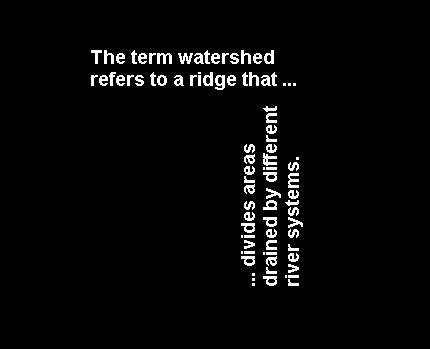
%> input picture er.png, 430 x 349 px
$ octave part1.m   (GNU Octave 9; MATLAB toolbox functions it lacks are replaced by stand-ins)
%> lines starting %> are read from the running program, lines starting %| are printed output that depends on the picture; in (x1, y1, x2, y2) boxes, pixels count from 0 and x2, y2 are one past the last pixel; in counts of white or black regions, pixels touching at a corner belong together; the program's own positions count from 1
%%%%%%%%%%%%%%%%%%%%%%%%%%%%%
%                           %
%    Erosion and Dilation   %
%                           %
%%%%%%%%%%%%%%%%%%%%%%%%%%%%%


im = imread('er.png');
%> im is the input picture: size 349x430x3 uint8; 3.2% white in thin lines or dots, all inside (x1, y1, x2, y2) = (91, 50, 303, 286)
nhood = [0 1 0; 1 1 1; 0 1 0];
% original image
subplot(1,3,1);
imshow(im);
title('Original Image')

de_im = im;
% dilate
for i=1:5
    de_im = imdilate(de_im, nhood);
end
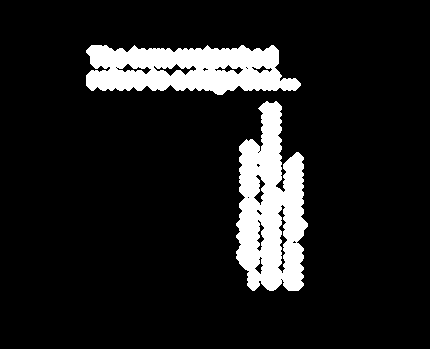
%> de_im: size 349x430x3 uint8; 11.2% white; 2 white regions, box (x1, y1, x2, y2) and area: (236, 101, 308, 291) 9078, (86, 45, 301, 95) 7760
% erode
for i=1:5
    de_im = imerode(de_im, nhood);
end
%> this loop made 5 passes
%> pass 1, `de_im = imerode(de_im, nhood);`:
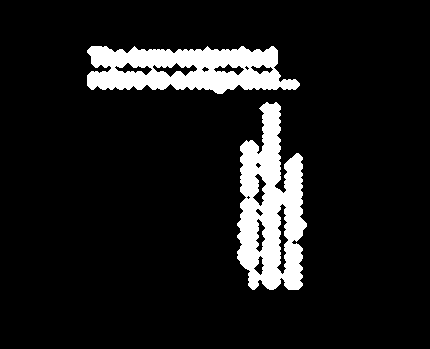
%> de_im: size 349x430x3 uint8; 10.1% white; 2 white regions, box (x1, y1, x2, y2) and area: (237, 102, 307, 290) 8170, (87, 46, 300, 94) 6955
%> pass 2, `de_im = imerode(de_im, nhood);`:
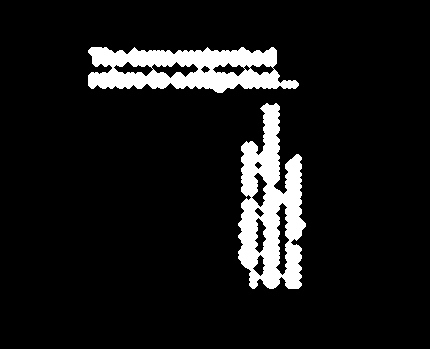
%> de_im: size 349x430x3 uint8; 8.9% white; 2 white regions, box (x1, y1, x2, y2) and area: (238, 103, 306, 289) 7238, (88, 47, 299, 93) 6130
%> pass 3, `de_im = imerode(de_im, nhood);`:
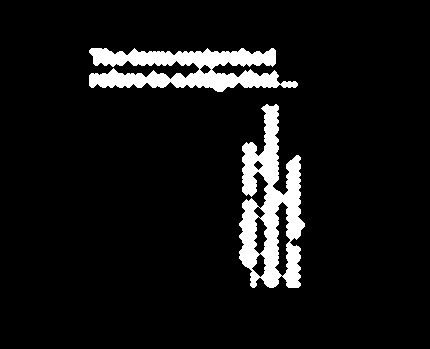
%> de_im: size 349x430x3 uint8; 7.7% white; 2 white regions, box (x1, y1, x2, y2) and area: (239, 104, 305, 288) 6286, (89, 48, 298, 92) 5296
%> after the loop:
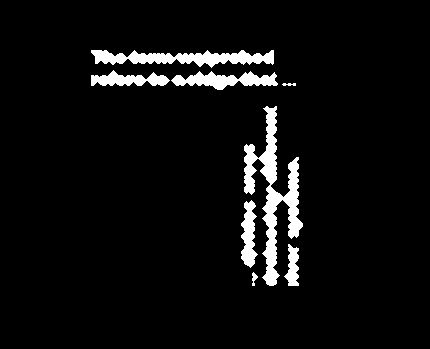
%> de_im: size 349x430x3 uint8; 5.4% white; 8 white regions, largest, box (x1, y1, x2, y2) and area: (244, 106, 303, 286) 3243, (91, 50, 274, 68) 1801, (171, 71, 278, 90) 1080
subplot(1,3,2);
imshow(de_im);
title('Dilated then Eroded')


ed_im = im;
% erode
for i=1:5
    ed_im = imerode(ed_im, nhood);
end% dilate
%> this loop made 5 passes
%> pass 1, `ed_im = imerode(ed_im, nhood);`:
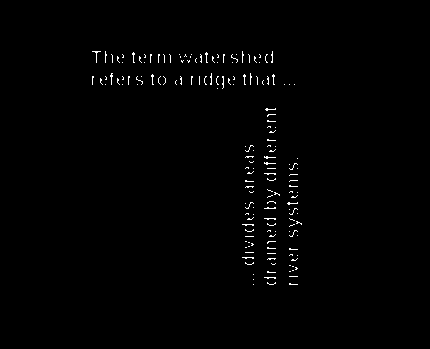
%> ed_im: size 349x430x3 uint8; 0.87% white in thin lines or dots, all inside (x1, y1, x2, y2) = (92, 51, 302, 285)
%> pass 2, `ed_im = imerode(ed_im, nhood);`:
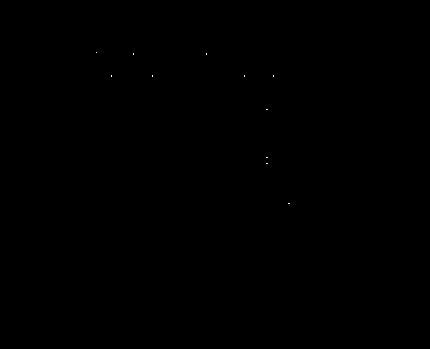
%> ed_im: size 349x430x3 uint8; 0.01% white in thin lines or dots, all inside (x1, y1, x2, y2) = (96, 52, 290, 204)
for i=1:5
    ed_im = imdilate(ed_im, nhood);
end

subplot(1,3,3);
imshow(ed_im);
title('Eroded then Dilated')
